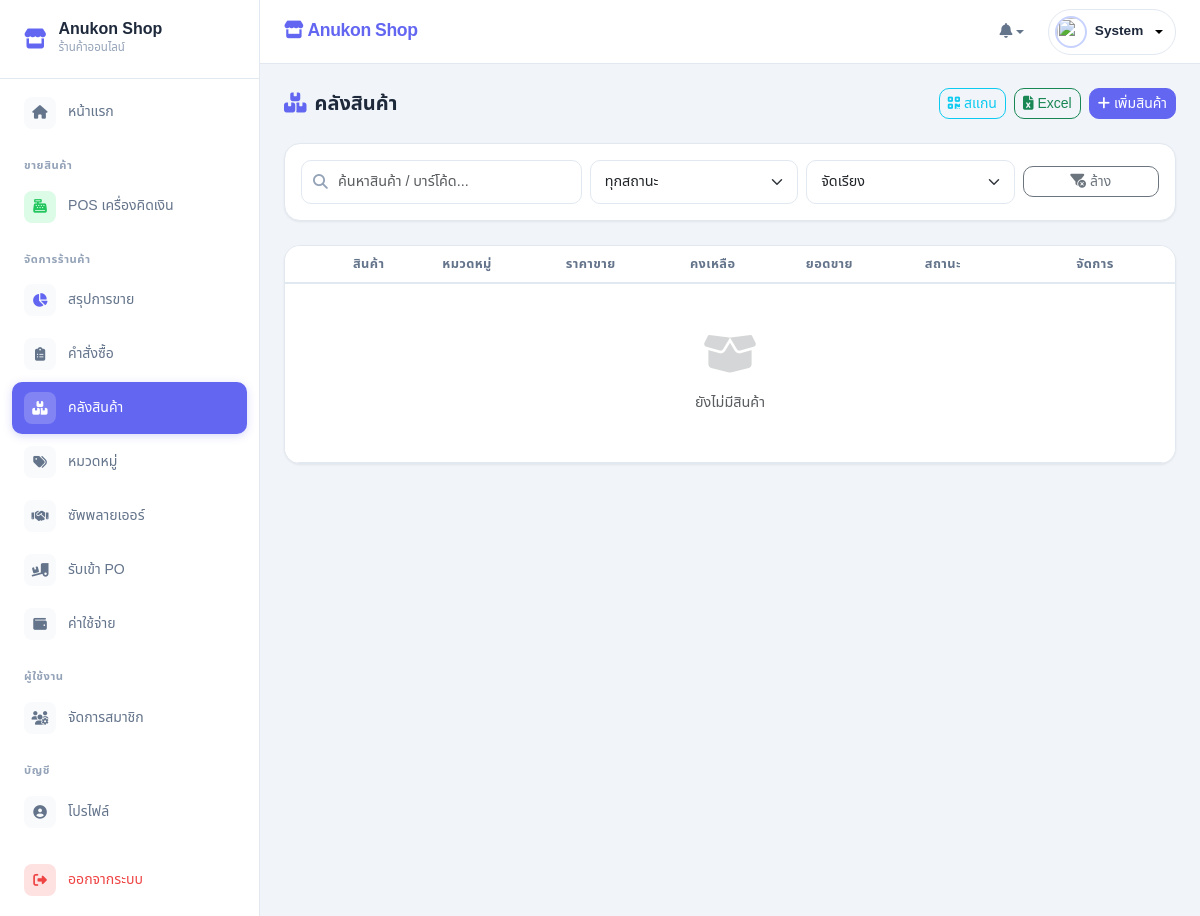
Before: /views/inventory.php (signed in) with the older database file.
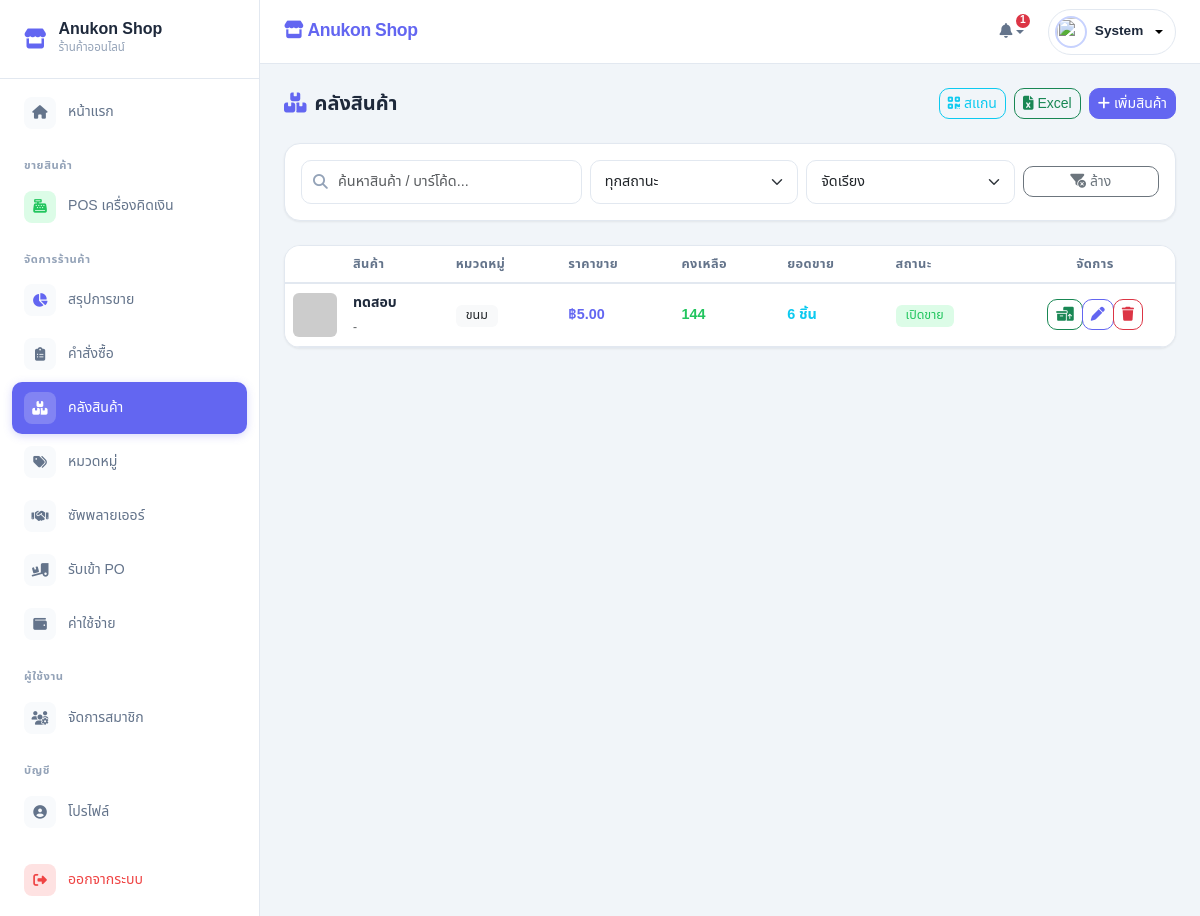
After: the same page with the newer database file.
### tables this page shows
CREATE TABLE `products` (
  `prod_id` int(11) NOT NULL,
  `prod_name` varchar(200) NOT NULL,
  `type_id` int(11) DEFAULT NULL,
  `barcode` varchar(50) DEFAULT NULL,
  `price` decimal(10,2) NOT NULL,
  `detail` text DEFAULT NULL,
  `img` varchar(255) DEFAULT NULL,
  `status` tinyint(4) DEFAULT 1,
  `created_at` timestamp NOT NULL DEFAULT current_timestamp(),
  `updated_at` timestamp NOT NULL DEFAULT current_timestamp() ON UPDATE current_timestamp()
);

CREATE TABLE `prod_types` (
  `type_id` int(11) NOT NULL,
  `type_name` varchar(100) NOT NULL,
  `type_status` tinyint(4) DEFAULT 1,
  `create_at` timestamp NOT NULL DEFAULT current_timestamp(),
  `updated_at` timestamp NOT NULL DEFAULT current_timestamp() ON UPDATE current_timestamp()
);

### views/inventory.php (the view, shortened to what the changed rows need)
<?php
include_once '../includes/header.php';
$sql_products = "SELECT p.prod_id, p.prod_name, p.barcode, p.price, p.img, p.status, p.type_id, p.detail,
                        t.type_name,
                        COALESCE(s.total_qty, 0) as stock_qty,
                        COALESCE(sold.total_sold, 0) as total_sold
                 FROM products p
                 LEFT JOIN prod_types t ON p.type_id = t.type_id
                 LEFT JOIN stocks s ON p.prod_id = s.prod_id
                 LEFT JOIN (SELECT product_id, SUM(quantity) as total_sold FROM details_sales ds
                            JOIN bill_sales bs ON ds.sale_id = bs.sale_id
                            WHERE bs.sale_status NOT IN (0) GROUP BY product_id) sold ON p.prod_id = sold.product_id
                 ORDER BY p.prod_id DESC";
$result_products = $conn->query($sql_products);
?>
<main class="page-content fade-up">
    <div class="card p-0 overflow-hidden">
        <div class="table-responsive">
            <table class="table table-hover mb-0" id="inventoryTable">
                <thead>
                    <tr>
                        <th width="60"></th>
                        <th>สินค้า</th>
                        <th>หมวดหมู่</th>
                        <th>ราคาขาย</th>
                        <th>คงเหลือ</th>
                        <th>ยอดขาย</th>
                        <th>สถานะ</th>
                        <th class="text-center" width="160">จัดการ</th>
                    </tr>
                </thead>
                <tbody>
                    <?php if ($result_products->num_rows > 0): ?>
                        <?php while($row = $result_products->fetch_assoc()):
                            $img_src = !empty($row['img']) ? '../uploads/products/'.$row['img'] : 'https://placehold.co/100x100?text=No+Image';
                        ?>
                        <tr class="product-row"
                            data-name="<?php echo strtolower($row['prod_name'] . ' ' . $row['barcode']); ?>"
                            data-status="<?php echo $row['status']; ?>"
                            data-stock="<?php echo $row['stock_qty']; ?>"
                            data-sold="<?php echo $row['total_sold']; ?>">
                            <td><img src="<?php echo $img_src; ?>" class="rounded" width="44" height="44" style="object-fit: cover;" onerror="this.src='https://placehold.co/100x100?text=No+Image'"></td>
                            <td>
                                <div class="fw-bold" style="font-size: 0.88rem;"><?php echo htmlspecialchars($row['prod_name']); ?></div>
                                <small class="text-muted"><?php echo $row['barcode'] ?: '-'; ?></small>
                            </td>
                            <td><span class="badge bg-light text-dark"><?php echo $row['type_name'] ?: '-'; ?></span></td>
                            <td class="text-primary fw-bold">฿<?php echo number_format($row['price'], 2); ?></td>
                            <td>
                                <?php if($row['stock_qty'] <= 0): ?>
                                    <span class="badge" style="background: var(--danger-soft); color: var(--danger);">หมด</span>
                                <?php elseif($row['stock_qty'] <= 5): ?>
                                    <span class="text-danger fw-bold"><i class="fa-solid fa-exclamation-triangle me-1"></i><?php echo $row['stock_qty']; ?></span>
                                <?php else: ?>
                                    <span class="text-success fw-bold"><?php echo $row['stock_qty']; ?></span>
                                <?php endif; ?>
                            </td>
                            <td>
                                <span class="fw-bold <?php echo $row['total_sold'] > 0 ? 'text-info' : 'text-muted'; ?>">
                                    <?php echo number_format($row['total_sold']); ?> ชิ้น
                                </span>
                            </td>
                            <td>
                                <?php if($row['status'] == 1): ?>
                                    <span class="badge" style="background: var(--success-soft); color: var(--success);">เปิดขาย</span>
                                <?php else: ?>
                                    <span class="badge" style="background: var(--danger-soft); color: var(--danger);">ซ่อน</span>
                                <?php endif; ?>
                            </td>
                            <td class="text-center">
                                <div class="btn-group btn-group-sm">
                                    <button class="btn btn-outline-success" title="รับเข้าสต็อก"
                                            onclick='openAddStockModal(<?php echo htmlspecialchars(json_encode([
                                                "prod_id" => $row["prod_id"],
                                                "prod_name" => $row["prod_name"],
                                                "barcode" => $row["barcode"]
                                            ]), ENT_QUOTES, "UTF-8"); ?>)'>
                                        <i class="fa-solid fa-boxes-packing"></i>
                                    </button>
                                    <button class="btn btn-outline-primary" title="แก้ไข"
                                            onclick='editProduct(<?php echo htmlspecialchars(json_encode($row), ENT_QUOTES, "UTF-8"); ?>)'>
                                        <i class="fa-solid fa-pen"></i>
                                    </button>
                                    <button class="btn btn-outline-danger" title="ลบ"
                                            onclick="deleteProduct(<?php echo $row['prod_id']; ?>)">
                                        <i class="fa-solid fa-trash"></i>
                                    </button>
                                </div>
                            </td>
                        </tr>
                        <?php endwhile; ?>
                    <?php else: ?>
                        <tr><td colspan="8" class="text-center py-5 text-muted"><i class="fa-solid fa-box-open fa-3x mb-3 opacity-25 d-block"></i>ยังไม่มีสินค้า</td></tr>
                    <?php endif; ?>
                </tbody>
            </table>
        </div>
    </div>
</main>
<?php include_once '../includes/footer.php'; ?>

### includes/header.php (shortened to what the changed rows need)
<?php
require_once '../config/db_config.php';
$notifications = [];
$noti_count = 0;
if ($_SESSION['role'] === 'admin') {
    $res = $conn->query("SELECT COUNT(*) as c FROM bill_sales WHERE sale_status = 1");
    if ($res && $row = $res->fetch_assoc()) {
        if ($row['c'] > 0) {
            $noti_count += $row['c'];
        }
    }
} else if ($_SESSION['role'] === 'customer') {
    $uid = $_SESSION['user_id'];
    $cart_sql = "SELECT SUM(quantity) as total_qty FROM cart_items WHERE user_id = ?";
    $stmt_cart = $conn->prepare($cart_sql);
    $stmt_cart->bind_param("i", $uid);
    $stmt_cart->execute();
    $cart_res = $stmt_cart->get_result()->fetch_assoc();
    $cart_count = $cart_res['total_qty'] ?? 0;
    $stmt_cart->close();
    $res = $conn->query("SELECT sale_id, sale_status FROM bill_sales WHERE user_id = $uid ORDER BY sale_id DESC LIMIT 5");
    if ($res) {
        while ($row = $res->fetch_assoc()) {
            $status_text = '';
            $icon = '';
            $color = '';
            switch ($row['sale_status']) {
                case 1:
                    $status_text = "รอตรวจสอบ/ชำระเงิน";
                    $icon = "fa-clock";
                    $color = "warning";
                    break;
                case 2:
                    $status_text = "กำลังจัดเตรียมสินค้า";
                    $icon = "fa-box";
                    $color = "info";
                    break;
                case 3:
                    $status_text = "จัดส่งเรียบร้อยแล้ว";
                    $icon = "fa-check-circle";
                    $color = "success";
                    break;
                case 4:
                    $status_text = "ชำระเงินเรียบร้อย (รับเอง)";
                    $icon = "fa-store";
                    $color = "primary";
                    break;
                case 0:
                    $status_text = "ยกเลิกคำสั่งซื้อแล้ว";
                    $icon = "fa-xmark";
                    $color = "danger";
                    break;
            }
            $notifications[] = ['icon' => $icon, 'color' => $color, 'text' => "ออเดอร์ #{$row['sale_id']} {$status_text}", 'link' => "order_detail.php?id={$row['sale_id']}"];
            $noti_count++;
        }
    }
}
?>
<!DOCTYPE html>
<html lang="th">
<head>
    <link href="https://cdn.jsdelivr.net/npm/bootstrap@5.3.0/dist/css/bootstrap.min.css" rel="stylesheet">
    <link rel="stylesheet" href="https://cdnjs.cloudflare.com/ajax/libs/font-awesome/6.4.0/css/all.min.css">
</head>
<body>
    <div id="wrapper">
        <div id="content-wrapper">
            <header class="top-navbar d-flex justify-content-between align-items-center">
                <div class="d-flex align-items-center gap-3">
                    <div class="dropdown">
                        <button class="btn-nav dropdown-toggle border-0" type="button" data-bs-toggle="dropdown"
                            aria-expanded="false" style="background:none;">
                            <i class="fa-solid fa-bell"></i>
                            <?php if ($noti_count > 0): ?>
                                <span class="cart-badge bg-danger"
                                    style="right:0; top:0;"><?php echo $noti_count > 9 ? '9+' : $noti_count; ?></span>
                            <?php endif; ?>
                        </button>
                    </div>
                </div>
            </header>

Changed rows visible on the page:
added products: prod_name "ทดสอบ", barcode "-", type.type_name "ขนม", price "5.00", stock_qty "144", total_sold "6", status "เปิดขาย"
Other visible differences:
$noti_count: (not shown) → "1"
text no longer shown: "ยังไม่มีสินค้า"
